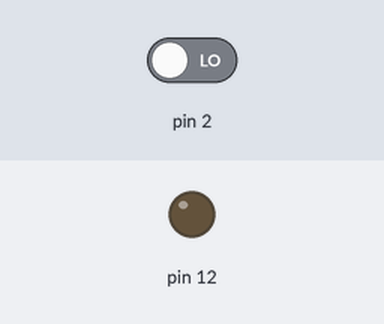
Simulated run of this sketch. Board: Arduino Uno, built with avr-gcc and run on an emulated ATmega328P. Shown: output pins drawn as LEDs (lit = HIGH). Dashed ring = blinking. The test bench sets the inputs (shaded band); at power-on: pin 2 LOW.

Above: at 1.2 s.
1.3 s: pin 2 driven HIGH
At 1.4 s:
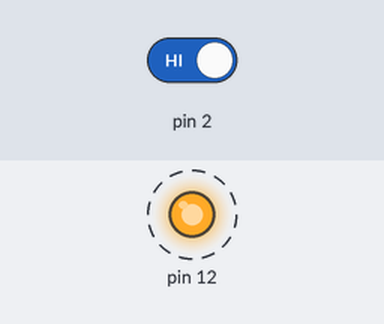
4.3 s: pin 2 driven LOW
At 5.3 s:
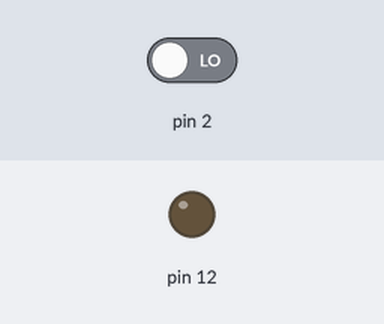
Timing chart, 0 to 7.3 s (numbered marks = the images above; inputs shaded):
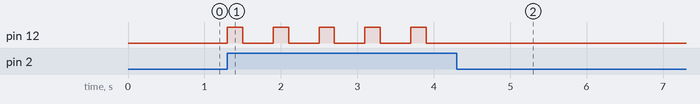

The sketch:

4_While_Pulsador.ino
```cpp
/*
 * LED se mantiene encendido mientras
 * se mantiene pulsado el pulsador

 Pulsador pin 2
 LED pin 12
 */
void setup(){
  pinMode(2,INPUT);
  pinMode(12,OUTPUT);
}
void loop(){
  while(digitalRead(2)==HIGH){
    digitalWrite(12,1);
    delay(200);
    digitalWrite(12,0);
    delay(400);
  }
}
```

Measured:
- after the input at 1.3 s, pin 12: alternates HIGH for 0.20 s and LOW for 0.40 s, starting at once
- after the input at 4.3 s, pin 12: stops changing and stays LOW
